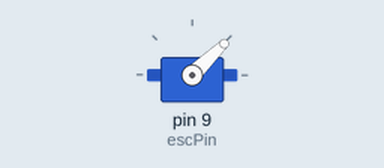
Simulated run of this sketch. Board: Arduino Uno, built with avr-gcc and run on an emulated ATmega328P. Parts: servo.

Above: at 0.1 s.
At 3.21 s:
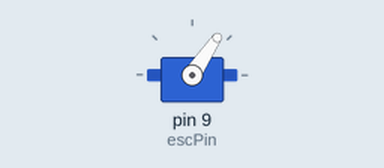
At 6.1 s:
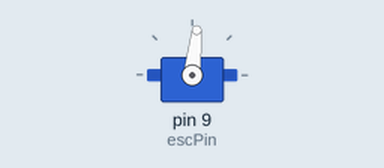
At 9.6 s:
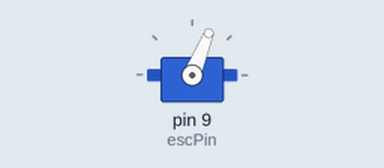
Timing chart, 0 to 13.6 s (numbered marks = the images above):
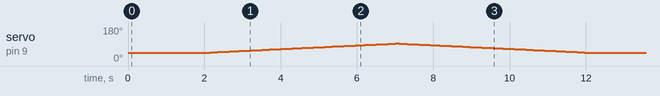

The sketch:

Motor_Startup.ino
```cpp
#include <Servo.h>

Servo esc;

const int escPin = 9;            // ESC signal connected to D9
const int minThrottle = 1000;    // Minimum pulse width (0%)
const int maxThrottle = 2000;    // Maximum pulse width (100%)
const int targetThrottle = 1500; // 50% throttle

void setup() {
  esc.attach(escPin);

  // Arm the ESC at minimum throttle
  esc.writeMicroseconds(minThrottle);
  delay(2000);  // Wait 2 seconds for arming

  int rampTime = 5000; // milliseconds for ramp up or down
  int steps = 100;     // number of increments
  int stepDelay = rampTime / steps;

  // --- Ramp Up to 50% ---
  for (int i = 0; i <= steps; i++) {
    int throttle = map(i, 0, steps, minThrottle, targetThrottle);
    esc.writeMicroseconds(throttle);
    delay(stepDelay);
  }

  // --- Ramp Down to 0% ---
  for (int i = steps; i >= 0; i--) {
    int throttle = map(i, 0, steps, minThrottle, targetThrottle);
    esc.writeMicroseconds(throttle);
    delay(stepDelay);
  }

  // Stop at 0% throttle
  esc.writeMicroseconds(minThrottle);
}

void loop() {
  // Do nothing — the ramp runs once only
}
```
